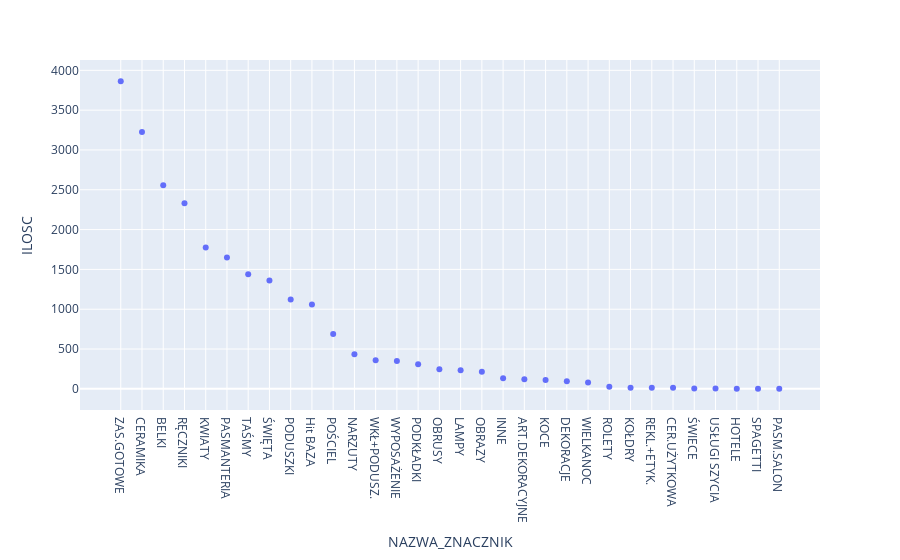

The notebook cell saved with this chart:
### Code cell
func_plot_scatter(df_fi, {'ILOSC':'sum'}, 'NAZWA_ZNACZNIK')

### Figure 1 — Plotly figure (JSON) as saved in the notebook; plotly's stock layout.template omitted (floating-point values rounded to 4 significant figures)
{"data": [{"hovertemplate": "NAZWA_ZNACZNIK=%{x}<br>ILOSC=%{y}<extra></extra>", "legendgroup": "", "marker": {"color": "#636efa", "symbol": "circle"}, "mode": "markers", "name": "", "orientation": "v", "showlegend": false, "type": "scatter", "x": ["ZAS.GOTOWE", "CERAMIKA", "BELKI", "RĘCZNIKI", "KWIATY", "PASMANTERIA", "TAŚMY", "ŚWIĘTA", "PODUSZKI", "Hit BAZA", "POŚCIEL", "NARZUTY", "WKŁ+PODUSZ.", "WYPOSAŻENIE", "PODKŁADKI", "OBRUSY", "LAMPY", "OBRAZY", "INNE", "ART.DEKORACYJNE", "KOCE", "DEKORACJE", "WIELKANOC", "ROLETY", "KOŁDRY", "REKL.+ETYK.", "CER.UŻYTKOWA", "ŚWIECE", "USŁUGI SZYCIA", "HOTELE", "SPAGETTI", "PASM.SALON"], "xaxis": "x", "y": [3863, 3226, 2558.0, 2332, 1776, 1649.0, 1438.0, 1362, 1122, 1059.0, 688, 433, 359, 351, 308, 246, 234, 214, 134, 121, 111, 94.41, 80, 25, 15, 13, 12, 4, 3, 2, 1, 1], "yaxis": "y"}], "layout": {"autosize": true, "legend": {"tracegroupgap": 0}, "margin": {"t": 60}, "xaxis": {"anchor": "y", "autorange": true, "domain": [0, 1], "range": [-1.815, 32.81], "title": {"text": "NAZWA_ZNACZNIK"}, "type": "category"}, "yaxis": {"anchor": "x", "autorange": true, "domain": [0, 1], "range": [-256.1, 4120.0], "title": {"text": "ILOSC"}, "type": "linear"}}}
